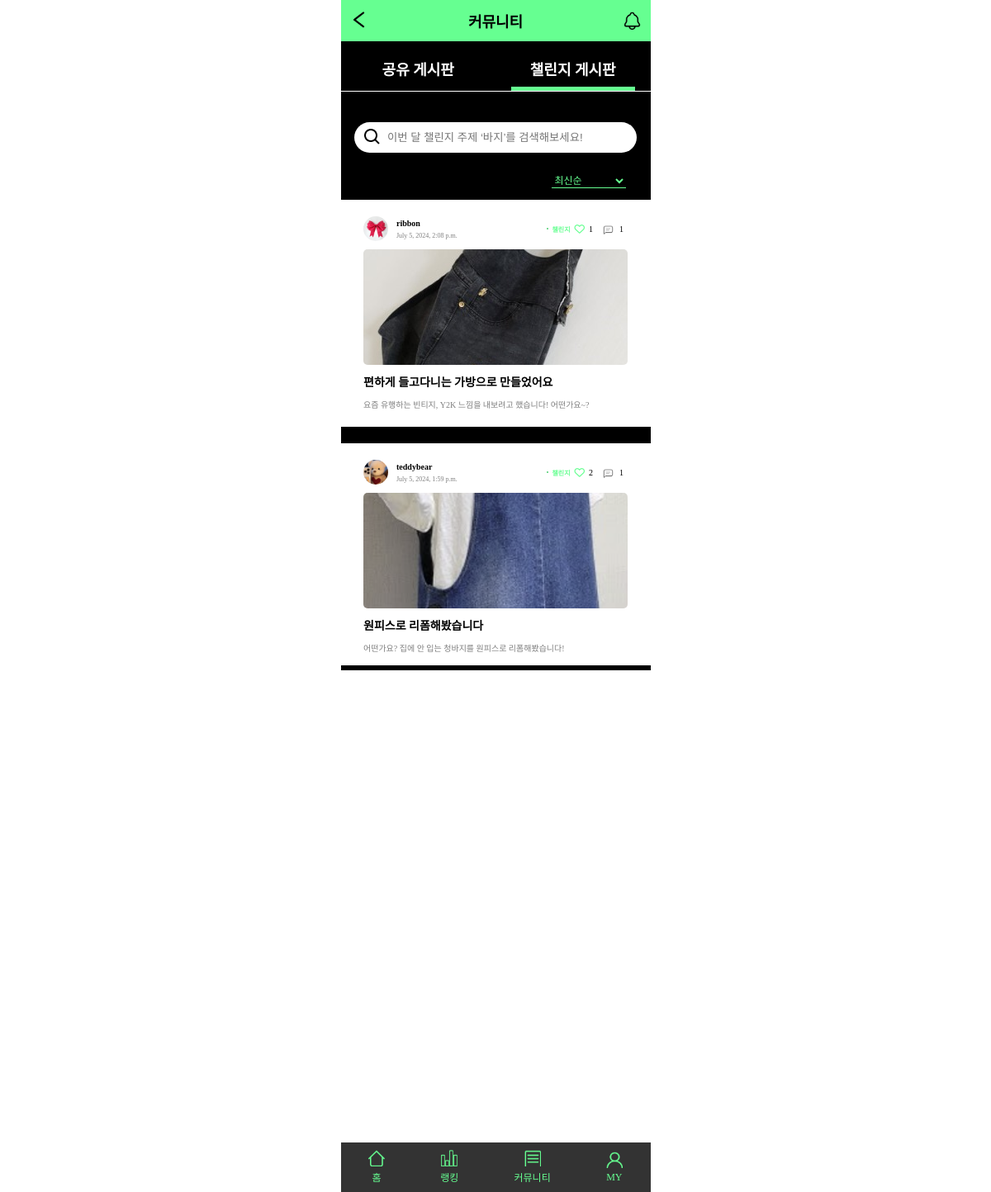
/challengeList/, run on an earlier commit of the app's database.
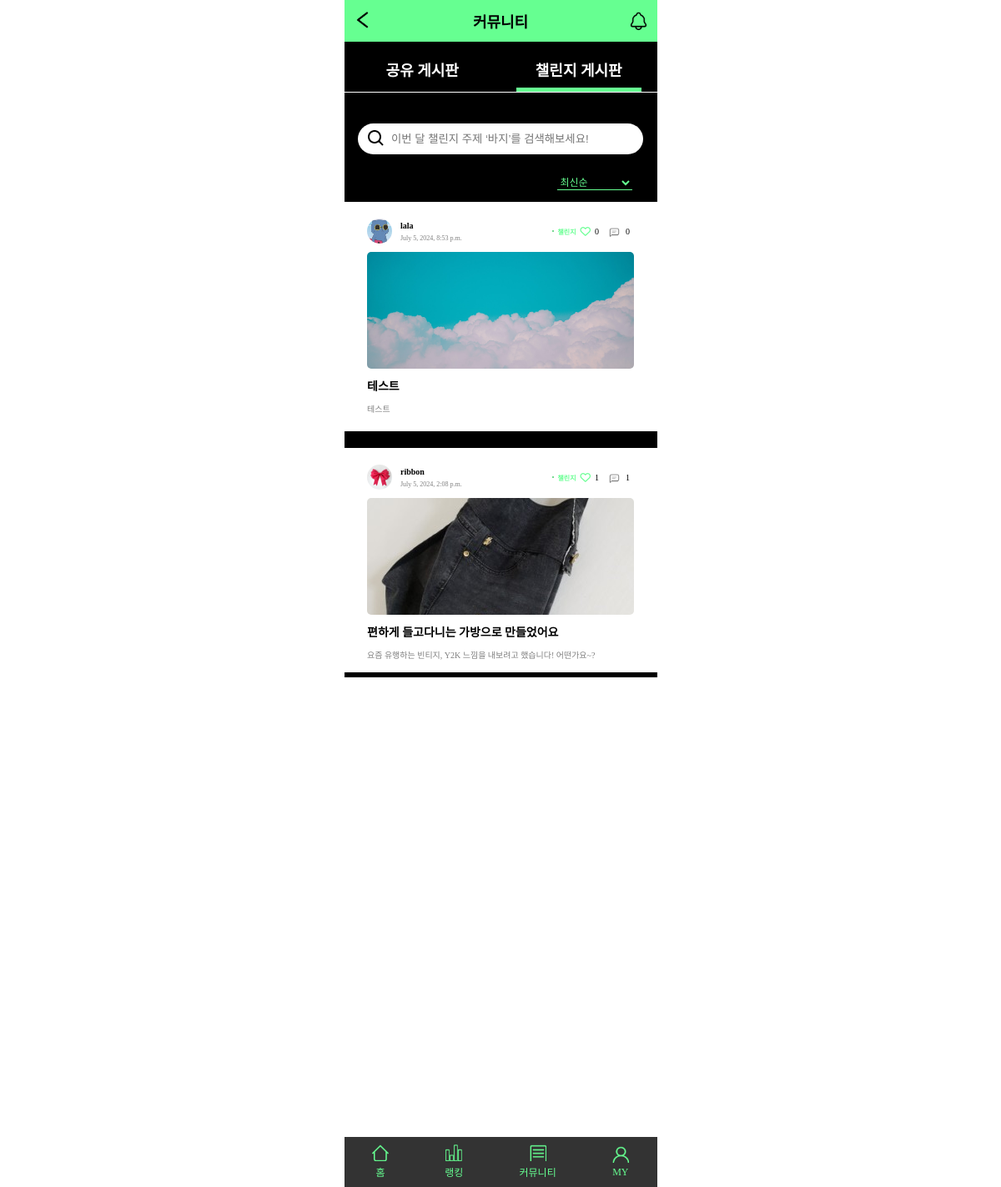
And on a later commit of the database.
### mainApp/models.py (models this page shows, shortened)
class Post(models.Model):
    title = models.CharField(max_length=50) # 글의 제목, 최대 길이는 50
    content = models.TextField() # 글의 본문
    created_at = models.DateTimeField(auto_now_add=True) # 생성일자
    author = models.ForeignKey(to = User, on_delete = models.CASCADE, related_name = "posts")
    category = models.ManyToManyField(to = Category, through = "PostCategory", related_name = "posts")
    like = models.ManyToManyField(to = User, through = "Like", related_name="liked_posts")
    image = models.ImageField(upload_to = upload_filepath, blank = True) # 이미지 업로드
    file = models.FileField(upload_to = upload_filepath, blank = True ) # 파일 업로드

class Category(models.Model):
    name = models.CharField(max_length = 20)

### accountApp/models.py (models this page shows, shortened)
class User(AbstractBaseUser):
    email = models.EmailField(
        verbose_name='email',
        max_length=255,
        unique=True,
    )
    nickname = models.CharField(max_length=20)
    image = models.ImageField()
    is_active = models.BooleanField(default=True)
    is_admin = models.BooleanField(default=False)
    objects = UserManager()
    USERNAME_FIELD = 'email'
    REQUIRED_FIELDS = ['image', 'nickname']

### mainApp/views.py (the view)
# urls.py: path('challengeList/', challengeList, name='challengeList'),
def challengeList(request):
    categories = Category.objects.all()
    category = get_object_or_404(Category, id=1)
    sort = request.GET.get('sort', 'latest')
    query = request.GET.get('query', '')
    posts = category.posts.all()
    if query:
        posts = posts.filter(Q(title__icontains=query) | Q(content__icontains=query))
    if sort == 'likes':
        posts = posts.annotate(like_count=models.Count('like')).order_by('-like_count', '-id')
    else:
        posts = posts.order_by('-id')
    return render(request, 'mainApp/challengeList.html', {'posts': posts, 'categories': categories, 'sort': sort, 'query': query, 'latest_selected': sort == 'latest',
        'likes_selected': sort == 'likes'})

### mainApp/templates/mainApp/challengeList.html (shortened to what the changed rows need)
<!DOCTYPE html>
{% load static %}
<html lang="en">
<head>
    <link rel="stylesheet" href="{% static 'css/hyunh.css' %}">
    <link rel="stylesheet" href="https://cdnjs.cloudflare.com/ajax/libs/font-awesome/6.0.0-beta3/css/all.min.css">
</head>
<body>
    <main class="community_main">
        <div class="community_main_scroll">
            <section class="community_main_sec2">
                {% for post in posts %}
                <div class="community_main_sec2_post">
                    <div class="community_main_sec2_post_header">
                        <div class="community_main_sec2_post_user">
                            <div class="community_main_sec2_post_userImg">
                                {% if post.author.image %}
                                <img width="30" height="30" src="{{ post.author.image.url }}" alt="프로필 사진">
                                {% endif %}
                            </div>
                            <div class="community_main_sec2_post_nickDate">
                                <p class="community_main_sec2_post_nick">{{ post.author.nickname }}</p>
                                <p class="community_main_sec2_post_date">{{ post.created_at }}</p>
                            </div>
                        </div>
                        <div class="community_main_sec2_post_likeCom">
                            <div class="user_post_titleLike_category">
                                <svg xmlns="http://www.w3.org/2000/svg" width="2" height="2" viewBox="0 0 2 2" fill="none">
                                    <circle cx="1" cy="1" r="1" fill="#66FF91" />
                                    <circle cx="1" cy="1" r="1" fill="black" fill-opacity="0.2" />
                                </svg>
                                <span>{% for category in post.category.all %}
                                    {% if category.name == "챌린지" %}
                                    챌린지
                                    {% else %}
                                    공유
                                    {% endif %}
                                    {% endfor %}</span>
                            </div>
                            <p>
                                {% if request.user in post.like.all %}
                                <a href="{% url 'mainApp:remove_like' post.id %}"><i class="fas fa-heart fa-lg"></i></a>
                                {% else %}
                                <a href="{% url 'mainApp:add_like' post.id %}"></a>
                                {% endif %}
                                {{ post.like.count }}
                            </p>
                            <p><img src="../../../media/comment.png" alt="댓글">{{ post.comments.count }}</p>
                        </div>
                    </div>
                    {% if post.image %}
                    <img width="320" height="240" src="{{ post.image.url }}" class="community_main_sec2_post_img">
                    {% endif %}
                    <div style="display: flex;">
                        <p class="community_main_sec2_post_title"><a href="{% url 'mainApp:detail' post.id %}">{{ post.title }}</a></p>
                    </div>
                    <p class="community_main_sec2_post_text">
                        {% if post.content|length > 85 %}
                        {{ post.content|slice:":85" }}...
                        {% else %}
                        {{ post.content }}
                        {% endif %}
                    </p>
                </div>
                {% empty %}
                작성된 글이 없습니다.
                {% endfor %}
            </section>
        </div>
    </main>
</body>
</html>

What changed in the data, as far as the page shows it:
no longer on this page (row unchanged): Post: author.image (picture), author.nickname "teddybear", created_at "July 5, 2024, 1:59 p.m.", like.count "2", comments.count "1", image (picture), title "원피스로 리폼해봤습니다", content "어떤가요? 집에 안 입는 청바지를 원피스로 리폼해봤습니다!", Category (name "챌린지")
added Post: author.image (picture), author.nickname "lala", created_at "July 5, 2024, 8:53 p.m.", like.count "0", comments.count "0", image (picture), title "테스트", content "테스트", Category (name "챌린지")
